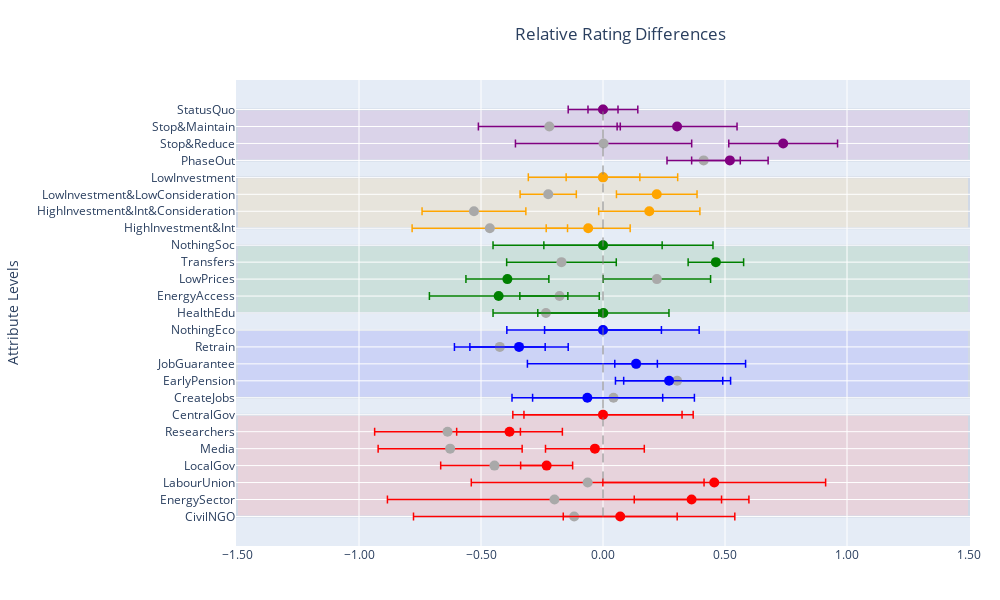

The notebook cell this image was saved under:
### Markdown cell above
Make it into MM Marginal Means!

### Code cell
import plotly.graph_objects as go

# Assuming 'model' is the variable that holds your regression results
# Extract the coefficients and standard errors for each attribute level
att_1_levels = ['PhaseOut', 'Stop&Reduce', 'Stop&Maintain', 'StatusQuo']
att_2_levels = ['HighInvestment&Int', 'HighInvestment&Int&Consideration', 'LowInvestment&LowConsideration', 'LowInvestment']
att_3_levels = ['HealthEdu', 'EnergyAccess', 'LowPrices', 'Transfers', 'NothingSoc']
att_4_levels = ['CreateJobs', 'EarlyPension', 'JobGuarantee', 'Retrain', 'NothingEco']
att_5_levels = ['CivilNGO', 'EnergySector', 'LabourUnion', 'LocalGov', 'Media', 'Researchers', 'CentralGov']



#Remember to add att_6
att_levels = [att_5_levels, att_4_levels, att_3_levels, att_2_levels, att_1_levels]

att_colors_control = ['red', 'blue', 'green', 'orange', 'purple']  # Colors for each attribute group

fig = go.Figure()

total_levels = sum(len(levels) for levels in att_levels)

# Loop through each attribute group and add the data to the plot
fig = go.Figure()

# Loop through each attribute group and add the data for 'control' to the plot
for i, levels in enumerate(att_levels):
    att_coefficients = [model_control.params[f'att_{5-i}_{level}'] for level in levels]
    att_standard_errors = [model_control.bse[f'att_{5-i}_{level}'] for level in levels]

    relative_differences = [coeff - att_coefficients[-1] for coeff in att_coefficients]

    fig.add_trace(go.Scatter(
        x=relative_differences,
        y=levels,
        mode='markers',
        error_x=dict(type='data', array=att_standard_errors, color=att_colors[i], thickness=1.5),
        marker=dict(color='darkgray', size=10),
        orientation='h',
        showlegend=False,
        name='Control',  # Add a legend name for the control group
    ))

# Loop through each attribute group and add the data for 'treated' to the plot
for i, levels in enumerate(att_levels):
    att_coefficients = [model_treated.params[f'att_{5-i}_{level}'] for level in levels]
    att_standard_errors = [model_treated.bse[f'att_{5-i}_{level}'] for level in levels]

    relative_differences = [coeff - att_coefficients[-1] for coeff in att_coefficients]

    fig.add_trace(go.Scatter(
        x=relative_differences,
        y=levels,
        mode='markers',
        error_x=dict(type='data', array=att_standard_errors, color=att_colors[i], thickness=1.5),
        marker=dict(color=att_colors[i], size=10),  # Use different colors for treated group
        orientation='h',
        showlegend=False,
        name='Treated',  # Add a legend name for the treated group
    ))

    fig.add_shape(
        type="rect",
        x0=-1.5,  # Set a fixed value for x0, which is left side of the plot
        x1=1.5,  # Set the width of the shape to 1000 (right side of the plot)
        y0=total_levels - sum(len(l) for l in att_levels[i:]),  # Set y0 to the starting level index
        y1=total_levels - sum(len(l) for l in att_levels[i:]) + len(levels) - 1,  # Set y1 to the ending level index
        fillcolor=att_colors[i],
        opacity=0.1,  # Set the opacity for a light transparent effect
        layer="below",  # Place the rectangle below the scatter plot markers
    )

# Add a vertical line at x=0 for reference
fig.add_shape(type="line", x0=0, x1=0, y0=att_5_levels[0], y1=att_1_levels[-1], line=dict(color="gray", width=1, dash='dash'))

# Update the layout of the error bar plot
fig.update_layout(
    title='Relative Rating Differences',
    xaxis_title='',
    yaxis_title='Attribute Levels',
    yaxis=dict(categoryorder='array', categoryarray=att_5_levels),  # Set the categoryorder for y-axis based on att_1_levels
    xaxis=dict(tickformat='.2f', zeroline=False),  # Remove x-axis zeroline
    showlegend=True,  # Show legend with attribute names
    margin=dict(l=80, r=30, b=40, t=80),
    height=600,  # Set the height of the plot to 600 pixels
    width=1000,
    title_x=0.62,
)

# Show the interactive error bar plot
fig.show()

### Figure 1 — Plotly figure (JSON) as saved in the notebook; plotly's stock layout.template omitted (floating-point values rounded to 4 significant figures)
{"data": [{"error_x": {"array": [0.6584, 0.6847, 0.477, 0.2204, 0.2951, 0.2987, 0.3696], "color": "red", "thickness": 1.5, "type": "data"}, "marker": {"color": "darkgray", "size": 10}, "mode": "markers", "name": "Control", "orientation": "h", "showlegend": false, "type": "scatter", "x": [-0.1182, -0.1988, -0.06284, -0.4447, -0.6265, -0.6372, 0], "y": ["CivilNGO", "EnergySector", "LabourUnion", "LocalGov", "Media", "Researchers", "CentralGov"]}, {"error_x": {"array": [0.3316, 0.2191, 0.4471, 0.186, 0.3941], "color": "blue", "thickness": 1.5, "type": "data"}, "marker": {"color": "darkgray", "size": 10}, "mode": "markers", "name": "Control", "orientation": "h", "showlegend": false, "type": "scatter", "x": [0.04307, 0.3038, 0.1373, -0.4229, 0], "y": ["CreateJobs", "EarlyPension", "JobGuarantee", "Retrain", "NothingEco"]}, {"error_x": {"array": [0.2168, 0.1628, 0.2201, 0.2246, 0.4507], "color": "green", "thickness": 1.5, "type": "data"}, "marker": {"color": "darkgray", "size": 10}, "mode": "markers", "name": "Control", "orientation": "h", "showlegend": false, "type": "scatter", "x": [-0.2339, -0.178, 0.2208, -0.1702, 0], "y": ["HealthEdu", "EnergyAccess", "LowPrices", "Transfers", "NothingSoc"]}, {"error_x": {"array": [0.3185, 0.2127, 0.1152, 0.3061], "color": "orange", "thickness": 1.5, "type": "data"}, "marker": {"color": "darkgray", "size": 10}, "mode": "markers", "name": "Control", "orientation": "h", "showlegend": false, "type": "scatter", "x": [-0.4638, -0.5288, -0.2245, 0], "y": ["HighInvestment&Int", "HighInvestment&Int&Consideration", "LowInvestment&LowConsideration", "LowInvestment"]}, {"error_x": {"array": [0.1502, 0.3611, 0.2908, 0.1426], "color": "purple", "thickness": 1.5, "type": "data"}, "marker": {"color": "darkgray", "size": 10}, "mode": "markers", "name": "Control", "orientation": "h", "showlegend": false, "type": "scatter", "x": [0.4125, 0.002283, -0.2199, 0], "y": ["PhaseOut", "Stop&Reduce", "Stop&Maintain", "StatusQuo"]}, {"error_x": {"array": [0.2335, 0.235, 0.4565, 0.1066, 0.2025, 0.2166, 0.324], "color": "red", "thickness": 1.5, "type": "data"}, "marker": {"color": "red", "size": 10}, "mode": "markers", "name": "Treated", "orientation": "h", "showlegend": false, "type": "scatter", "x": [0.0706, 0.363, 0.4559, -0.231, -0.03319, -0.3831, 0], "y": ["CivilNGO", "EnergySector", "LabourUnion", "LocalGov", "Media", "Researchers", "CentralGov"]}, {"error_x": {"array": [0.3088, 0.2199, 0.08727, 0.2015, 0.2394], "color": "blue", "thickness": 1.5, "type": "data"}, "marker": {"color": "blue", "size": 10}, "mode": "markers", "name": "Treated", "orientation": "h", "showlegend": false, "type": "scatter", "x": [-0.06414, 0.2709, 0.1356, -0.344, 0], "y": ["CreateJobs", "EarlyPension", "JobGuarantee", "Retrain", "NothingEco"]}, {"error_x": {"array": [0.2688, 0.2837, 0.17, 0.1137, 0.2424], "color": "green", "thickness": 1.5, "type": "data"}, "marker": {"color": "green", "size": 10}, "mode": "markers", "name": "Treated", "orientation": "h", "showlegend": false, "type": "scatter", "x": [0.001562, -0.4277, -0.3918, 0.4626, 0], "y": ["HealthEdu", "EnergyAccess", "LowPrices", "Transfers", "NothingSoc"]}, {"error_x": {"array": [0.1721, 0.2074, 0.1651, 0.151], "color": "orange", "thickness": 1.5, "type": "data"}, "marker": {"color": "orange", "size": 10}, "mode": "markers", "name": "Treated", "orientation": "h", "showlegend": false, "type": "scatter", "x": [-0.0607, 0.1897, 0.2202, 0], "y": ["HighInvestment&Int", "HighInvestment&Int&Consideration", "LowInvestment&LowConsideration", "LowInvestment"]}, {"error_x": {"array": [0.1567, 0.2229, 0.2457, 0.06153], "color": "purple", "thickness": 1.5, "type": "data"}, "marker": {"color": "purple", "size": 10}, "mode": "markers", "name": "Treated", "orientation": "h", "showlegend": false, "type": "scatter", "x": [0.52, 0.7384, 0.3036, 0], "y": ["PhaseOut", "Stop&Reduce", "Stop&Maintain", "StatusQuo"]}], "layout": {"height": 600, "margin": {"b": 40, "l": 80, "r": 30, "t": 80}, "shapes": [{"fillcolor": "red", "layer": "below", "opacity": 0.1, "type": "rect", "x0": -1.5, "x1": 1.5, "y0": 0, "y1": 6}, {"fillcolor": "blue", "layer": "below", "opacity": 0.1, "type": "rect", "x0": -1.5, "x1": 1.5, "y0": 7, "y1": 11}, {"fillcolor": "green", "layer": "below", "opacity": 0.1, "type": "rect", "x0": -1.5, "x1": 1.5, "y0": 12, "y1": 16}, {"fillcolor": "orange", "layer": "below", "opacity": 0.1, "type": "rect", "x0": -1.5, "x1": 1.5, "y0": 17, "y1": 20}, {"fillcolor": "purple", "layer": "below", "opacity": 0.1, "type": "rect", "x0": -1.5, "x1": 1.5, "y0": 21, "y1": 24}, {"line": {"color": "gray", "dash": "dash", "width": 1}, "type": "line", "x0": 0, "x1": 0, "y0": "CivilNGO", "y1": "StatusQuo"}], "showlegend": true, "title": {"text": "Relative Rating Differences", "x": 0.62}, "width": 1000, "xaxis": {"tickformat": ".2f", "title": {"text": ""}, "zeroline": false}, "yaxis": {"categoryarray": ["CivilNGO", "EnergySector", "LabourUnion", "LocalGov", "Media", "Researchers", "CentralGov"], "categoryorder": "array", "title": {"text": "Attribute Levels"}}}}
